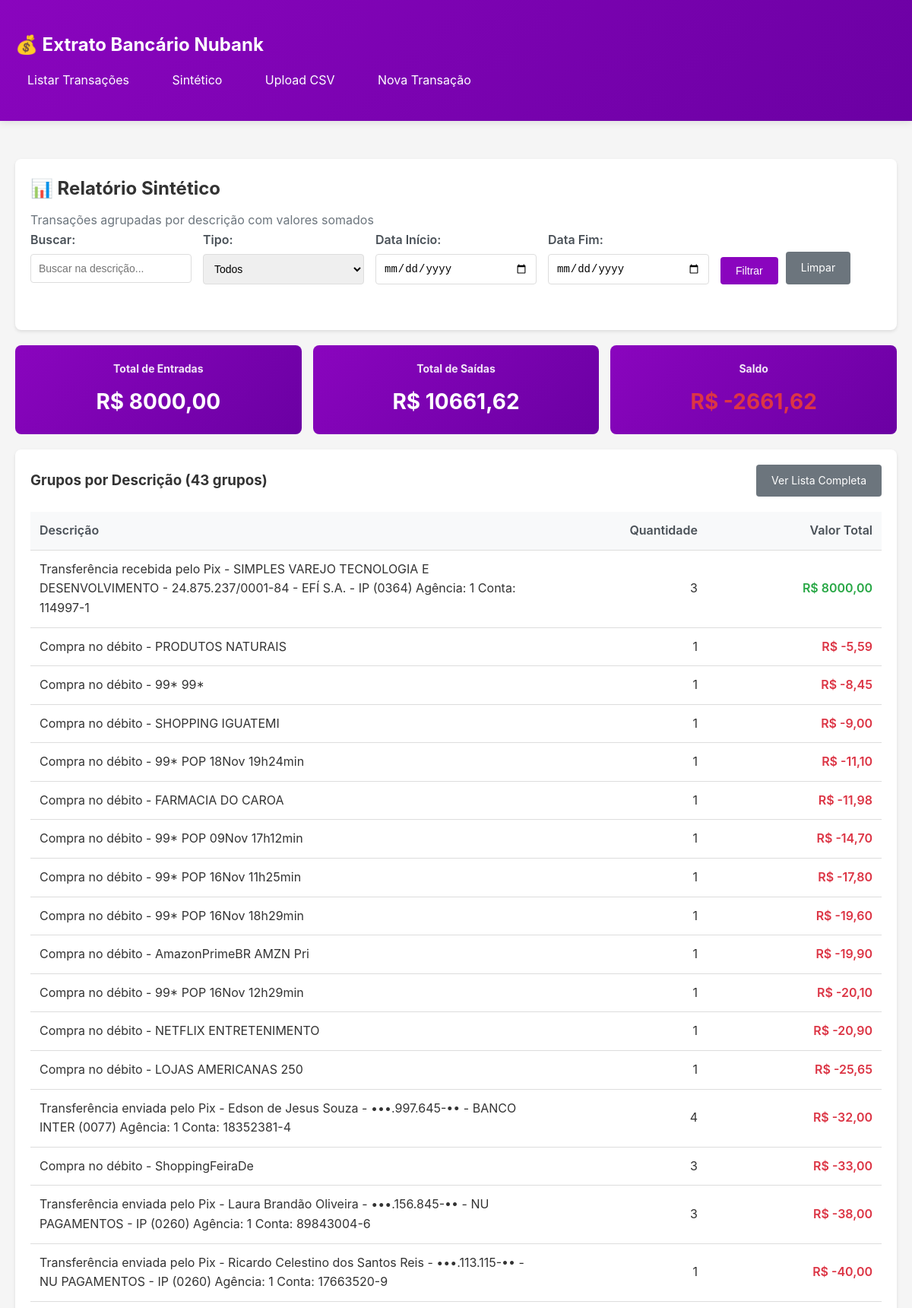
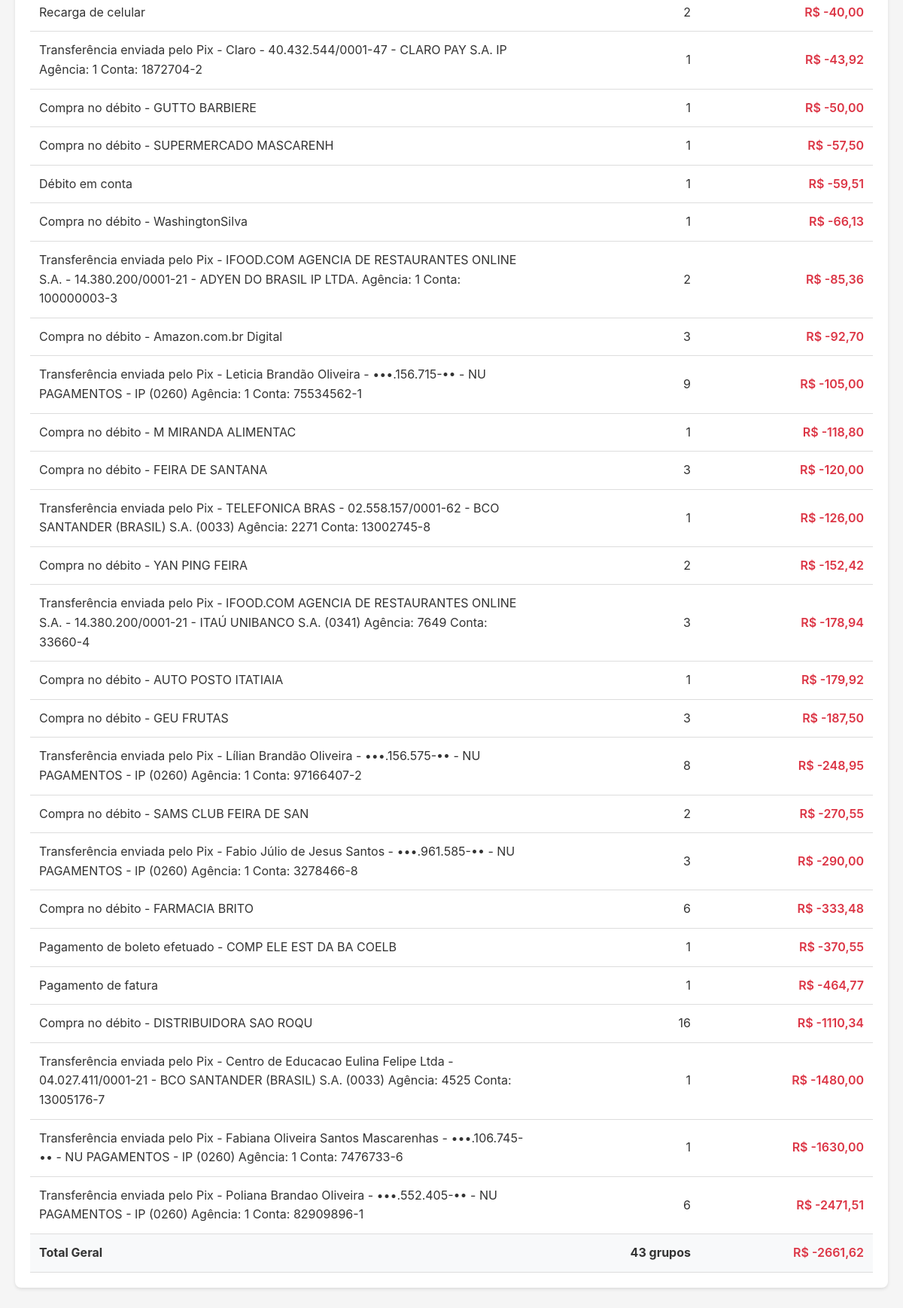
Screenshot of /sintetico/ with the database file from the repository (2 pictures, top to bottom).
### app/models.py (models this page shows, shortened)
class TransacaoBancaria(models.Model):
    TIPO_CHOICES = [
        ('transferencia_pix_enviada', 'Transferência Pix Enviada'),
        ('transferencia_pix_recebida', 'Transferência Pix Recebida'),
        ('compra_debito', 'Compra no Débito'),
        ('recarga_celular', 'Recarga de Celular'),
        ('pagamento_fatura', 'Pagamento de Fatura'),
        ('pagamento_boleto', 'Pagamento de Boleto'),
        ('debito_conta', 'Débito em Conta'),
        ('outro', 'Outro'),
    ]
    data = models.DateField('Data', db_index=True)
    valor = models.DecimalField(
        'Valor',
        max_digits=10,
        decimal_places=2
    )
    identificador = models.CharField('Identificador', max_length=36, unique=True, db_index=True)
    descricao = models.TextField('Descrição')
    tipo_transacao = models.CharField(
        'Tipo de Transação',
        max_length=30,
        choices=TIPO_CHOICES,
        default='outro',
        db_index=True
    )
    criado_em = models.DateTimeField('Criado em', auto_now_add=True)
    atualizado_em = models.DateTimeField('Atualizado em', auto_now=True)
    class Meta:
        verbose_name = 'Transação Bancária'
        verbose_name_plural = 'Transações Bancárias'
        ordering = ['-data', '-criado_em']
        indexes = [
            models.Index(fields=['-data', 'tipo_transacao']),
            models.Index(fields=['identificador']),
        ]
    def is_entrada(self):
        return self.valor > 0
    def is_saida(self):
        return self.valor < 0

### app/views.py (the view)
# urls.py: path('sintetico/', views.TransacaoSinteticoView.as_view(), name='transacao_sintetico'),
class TransacaoSinteticoView(TemplateView):
    template_name = 'app/transacao_sintetico.html'
    def get_queryset(self):
        queryset = TransacaoBancaria.objects.all()
        tipo = self.request.GET.get('tipo')
        if tipo:
            queryset = queryset.filter(tipo_transacao=tipo)
        data_inicio = self.request.GET.get('data_inicio')
        if data_inicio:
            try:
                data_inicio = datetime.strptime(data_inicio, '%Y-%m-%d').date()
                queryset = queryset.filter(data__gte=data_inicio)
            except ValueError:
                pass
        data_fim = self.request.GET.get('data_fim')
        if data_fim:
            try:
                data_fim = datetime.strptime(data_fim, '%Y-%m-%d').date()
                queryset = queryset.filter(data__lte=data_fim)
            except ValueError:
                pass
        busca = self.request.GET.get('busca')
        if busca:
            queryset = queryset.filter(descricao__icontains=busca)
        return queryset
    def get_context_data(self, **kwargs):
        context = super().get_context_data(**kwargs)
        context['tipos_transacao'] = TransacaoBancaria.TIPO_CHOICES
        queryset = self.get_queryset()
        agrupado = queryset.values('descricao').annotate(
            total_valor=Sum('valor'),
            quantidade=Count('id')
        ).order_by('-total_valor')
        context['agrupado'] = agrupado
        context['total_entradas'] = sum(
            t.valor for t in queryset if t.is_entrada()
        )
        context['total_saidas'] = abs(sum(
            t.valor for t in queryset if t.is_saida()
        ))
        context['saldo'] = sum(t.valor for t in queryset)
        context['total_grupos'] = agrupado.count()
        return context

### app/templates/app/transacao_sintetico.html (shortened to what this page needs)
{% extends 'app/base.html' %}
{% block content %}
<div class="card">
    <h2>📊 Relatório Sintético</h2>
    <p style="margin-top: 10px; color: #6c757d;">
        Transações agrupadas por descrição com valores somados
    </p>
    <form method="get" class="filters">
        <div class="form-group">
            <label for="busca">Buscar:</label>
            <input type="text" id="busca" name="busca" value="{{ request.GET.busca }}" placeholder="Buscar na descrição...">
        </div>
        <div class="form-group">
            <label for="tipo">Tipo:</label>
            <select id="tipo" name="tipo">
                <option value="">Todos</option>
            </select>
        </div>
        <div class="form-group">
            <label for="data_inicio">Data Início:</label>
            <input type="date" id="data_inicio" name="data_inicio" value="{{ request.GET.data_inicio }}">
        </div>
        <div class="form-group">
            <label for="data_fim">Data Fim:</label>
            <input type="date" id="data_fim" name="data_fim" value="{{ request.GET.data_fim }}">
        </div>
        <div class="form-group" style="display: flex; align-items: flex-end;">
            <button type="submit" class="btn">Filtrar</button>
            <a href="{% url 'app:transacao_sintetico' %}" class="btn btn-secondary" style="margin-left: 10px;">Limpar</a>
        </div>
    </form>
</div>
{% if total_entradas or total_saidas %}
<div class="stats">
    <div class="stat-card">
        <h3>Total de Entradas</h3>
        <div class="value">R$ {{ total_entradas|floatformat:2 }}</div>
    </div>
    <div class="stat-card">
        <h3>Total de Saídas</h3>
        <div class="value">R$ {{ total_saidas|floatformat:2 }}</div>
    </div>
    <div class="stat-card">
        <h3>Saldo</h3>
        <div class="value {% if saldo >= 0 %}valor-positivo{% else %}valor-negativo{% endif %}">
            R$ {{ saldo|floatformat:2 }}
        </div>
    </div>
</div>
{% endif %}
<div class="card">
    <div style="display: flex; justify-content: space-between; align-items: center; margin-bottom: 20px;">
        <h3>Grupos por Descrição ({{ total_grupos }} grupos)</h3>
        <a href="{% url 'app:transacao_list' %}" class="btn btn-secondary">Ver Lista Completa</a>
    </div>
    {% if agrupado %}
    <table>
        <thead>
            <tr>
                <th style="width: 60%;">Descrição</th>
                <th style="text-align: right;">Quantidade</th>
                <th style="text-align: right;">Valor Total</th>
            </tr>
        </thead>
        <tbody>
            {% for item in agrupado %}
            <tr>
                <td>{{ item.descricao }}</td>
                <td style="text-align: right;">{{ item.quantidade }}</td>
                <td style="text-align: right;" class="{% if item.total_valor >= 0 %}valor-positivo{% else %}valor-negativo{% endif %}">
                    R$ {{ item.total_valor|floatformat:2 }}
                </td>
            </tr>
            {% endfor %}
        </tbody>
        <tfoot>
            <tr style="font-weight: bold; background-color: #f8f9fa;">
                <td>Total Geral</td>
                <td style="text-align: right;">{{ total_grupos }} grupos</td>
                <td style="text-align: right;" class="{% if saldo >= 0 %}valor-positivo{% else %}valor-negativo{% endif %}">
                    R$ {{ saldo|floatformat:2 }}
                </td>
            </tr>
        </tfoot>
    </table>
    {% else %}
    <p>Nenhuma transação encontrada com os filtros aplicados.</p>
    {% endif %}
</div>
{% endblock %}

### app/templates/app/base.html (shortened to what this page needs)
<!DOCTYPE html>
<html lang="pt-BR">
<head>
</head>
<body>
    <header>
        <div class="container">
            <h1>💰 Extrato Bancário Nubank</h1>
            <nav>
                <a href="{% url 'app:transacao_list' %}">Listar Transações</a>
                <a href="{% url 'app:transacao_sintetico' %}">Sintético</a>
                <a href="{% url 'app:transacao_upload' %}">Upload CSV</a>
                <a href="{% url 'app:transacao_create' %}">Nova Transação</a>
            </nav>
        </div>
    </header>
    <div class="container">
        {% block content %}{% endblock %}
    </div>
</body>
</html>

### app/templates/app/base.html (style rules this page uses)
* { margin: 0; padding: 0; box-sizing: border-box; }
body { font-family: -apple-system, BlinkMacSystemFont, 'Segoe UI', Roboto, Oxygen, Ubuntu, Cantarell, sans-serif; background-color: #f5f5f5; color: #333; line-height: 1.6; }
.container { max-width: 1200px; margin: 0 auto; padding: 20px; }
header { background: linear-gradient(135deg, #8A05BE 0%, #6B00A3 100%); color: white; padding: 20px 0; margin-bottom: 30px; box-shadow: 0 2px 10px rgba(0,0,0,0.1); }
header h1 { margin: 0; font-size: 24px; }
nav { margin-top: 15px; }
nav a { color: white; text-decoration: none; margin-right: 20px; padding: 8px 16px; border-radius: 4px; transition: background-color 0.3s; }
.card { background: white; border-radius: 8px; padding: 20px; margin-bottom: 20px; box-shadow: 0 2px 4px rgba(0,0,0,0.1); }
.btn { display: inline-block; padding: 10px 20px; background-color: #8A05BE; color: white; text-decoration: none; border-radius: 4px; border: none; cursor: pointer; font-size: 14px; transition: background-color 0.3s; }
.btn-secondary { background-color: #6c757d; }
table { width: 100%; border-collapse: collapse; margin-top: 20px; }
th, td { padding: 12px; text-align: left; border-bottom: 1px solid #ddd; }
th { background-color: #f8f9fa; font-weight: 600; color: #495057; }
.valor-positivo { color: #28a745; font-weight: 600; }
.valor-negativo { color: #dc3545; font-weight: 600; }
.form-group { margin-bottom: 20px; }
label { display: block; margin-bottom: 5px; font-weight: 600; color: #495057; }
input[type="text"], input[type="date"], input[type="number"], input[type="file"], select, textarea { width: 100%; padding: 10px; border: 1px solid #ddd; border-radius: 4px; font-size: 14px; }
.filters { display: flex; gap: 15px; flex-wrap: wrap; margin-bottom: 20px; }
.filters .form-group { flex: 1; min-width: 200px; }
.stats { display: grid; grid-template-columns: repeat(auto-fit, minmax(200px, 1fr)); gap: 15px; margin-bottom: 20px; }
.stat-card { background: linear-gradient(135deg, #8A05BE 0%, #6B00A3 100%); color: white; padding: 20px; border-radius: 8px; text-align: center; }
.stat-card h3 { margin: 0 0 10px 0; font-size: 14px; opacity: 0.9; }
.stat-card .value { font-size: 28px; font-weight: bold; }

### rows the page displays
TransacaoBancaria: descricao "Transferência enviada pelo Pix - Ricardo Celestino dos Santos Reis - •••.113.115-•• - NU PAGAMENTOS - IP (0260) Agência: 1 Conta: 17663520-9", quantidade "1", total_valor "-40,00"

### other values shown
{{ total_entradas|floatformat:2 }} "8000,00"
{{ total_saidas|floatformat:2 }} "10661,62"
{{ saldo|floatformat:2 }} "-2661,62"
{{ total_grupos }} "43"
{{ item.descricao }} "Transferência recebida pelo Pix - SIMPLES VAREJO TECNOLOGIA E DESENVOLVIMENTO - 24.875.237/0001-84 - EFÍ S.A. - IP (0364) Agência: 1 Conta: 114997-1" "Compra no débito - PRODUTOS NATURAIS" "Compra no débito - 99* 99*" "Compra no débito - SHOPPING IGUATEMI" "Compra no débito - 99* POP 18Nov 19h24min" "Compra no débito - FARMACIA DO CAROA" "Compra no débito - 99* POP 09Nov 17h12min" "Compra no débito - 99* POP 16Nov 11h25min" "Compra no débito - 99* POP 16Nov 18h29min" "Compra no débito - AmazonPrimeBR AMZN Pri" "Compra no débito - 99* POP 16Nov 12h29min" "Compra no débito - NETFLIX ENTRETENIMENTO" "Compra no débito - LOJAS AMERICANAS 250" "Transferência enviada pelo Pix - Edson de Jesus Souza - •••.997.645-•• - BANCO INTER (0077) Agência: 1 Conta: 18352381-4" "Compra no débito - ShoppingFeiraDe" "Transferência enviada pelo Pix - Laura Brandão Oliveira - •••.156.845-•• - NU PAGAMENTOS - IP (0260) Agência: 1 Conta: 89843004-6" "Recarga de celular" "Transferência enviada pelo Pix - Claro - 40.432.544/0001-47 - CLARO PAY S.A. IP Agência: 1 Conta: 1872704-2" "Compra no débito - GUTTO BARBIERE" "Compra no débito - SUPERMERCADO MASCARENH" "Débito em conta" "Compra no débito - WashingtonSilva" "Transferência enviada pelo Pix - IFOOD.COM AGENCIA DE RESTAURANTES ONLINE S.A. - 14.380.200/0001-21 - ADYEN DO BRASIL IP LTDA. Agência: 1 Conta: 100000003-3" "Compra no débito - Amazon.com.br Digital" "Transferência enviada pelo Pix - Leticia Brandão Oliveira - •••.156.715-•• - NU PAGAMENTOS - IP (0260) Agência: 1 Conta: 75534562-1" "Compra no débito - M MIRANDA ALIMENTAC" "Compra no débito - FEIRA DE SANTANA" "Transferência enviada pelo Pix - TELEFONICA BRAS - 02.558.157/0001-62 - BCO SANTANDER (BRASIL) S.A. (0033) Agência: 2271 Conta: 13002745-8" "Compra no débito - YAN PING FEIRA" "Transferência enviada pelo Pix - IFOOD.COM AGENCIA DE RESTAURANTES ONLINE S.A. - 14.380.200/0001-21 - ITAÚ UNIBANCO S.A. (0341) Agência: 7649 Conta: 33660-4" "Compra no débito - AUTO POSTO ITATIAIA" "Compra no débito - GEU FRUTAS" "Transferência enviada pelo Pix - Lílian Brandão Oliveira - •••.156.575-•• - NU PAGAMENTOS - IP (0260) Agência: 1 Conta: 97166407-2" "Compra no débito - SAMS CLUB FEIRA DE SAN" "Transferência enviada pelo Pix - Fabio Júlio de Jesus Santos - •••.961.585-•• - NU PAGAMENTOS - IP (0260) Agência: 1 Conta: 3278466-8" "Compra no débito - FARMACIA BRITO" "Pagamento de boleto efetuado - COMP ELE EST DA BA COELB" "Pagamento de fatura" "Compra no débito - DISTRIBUIDORA SAO ROQU" "Transferência enviada pelo Pix - Centro de Educacao Eulina Felipe Ltda - 04.027.411/0001-21 - BCO SANTANDER (BRASIL) S.A. (0033) Agência: 4525 Conta: 13005176-7" "Transferência enviada pelo Pix - Fabiana Oliveira Santos Mascarenhas - •••.106.745-•• - NU PAGAMENTOS - IP (0260) Agência: 1 Conta: 7476733-6" "Transferência enviada pelo Pix - Poliana Brandao Oliveira - •••.552.405-•• - NU PAGAMENTOS - IP (0260) Agência: 1 Conta: 82909896-1"
{{ item.quantidade }} "3" "1" "1" "1" "1" "1" "1" "1" "1" "1" "1" "1" "1" "4" "3" "3" "2" "1" "1" "1" "1" "1" "2" "3" "9" "1" "3" "1" "2" "3" "1" "3" "8" "2" "3" "6" "1" "1" "16" "1" "1" "6"
{{ item.total_valor|floatformat:2 }} "8000,00" "-5,59" "-8,45" "-9,00" "-11,10" "-11,98" "-14,70" "-17,80" "-19,60" "-19,90" "-20,10" "-20,90" "-25,65" "-32,00" "-33,00" "-38,00" "-40,00" "-43,92" "-50,00" "-57,50" "-59,51" "-66,13" "-85,36" "-92,70" "-105,00" "-118,80" "-120,00" "-126,00" "-152,42" "-178,94" "-179,92" "-187,50" "-248,95" "-270,55" "-290,00" "-333,48" "-370,55" "-464,77" "-1110,34" "-1480,00" "-1630,00" "-2471,51"
